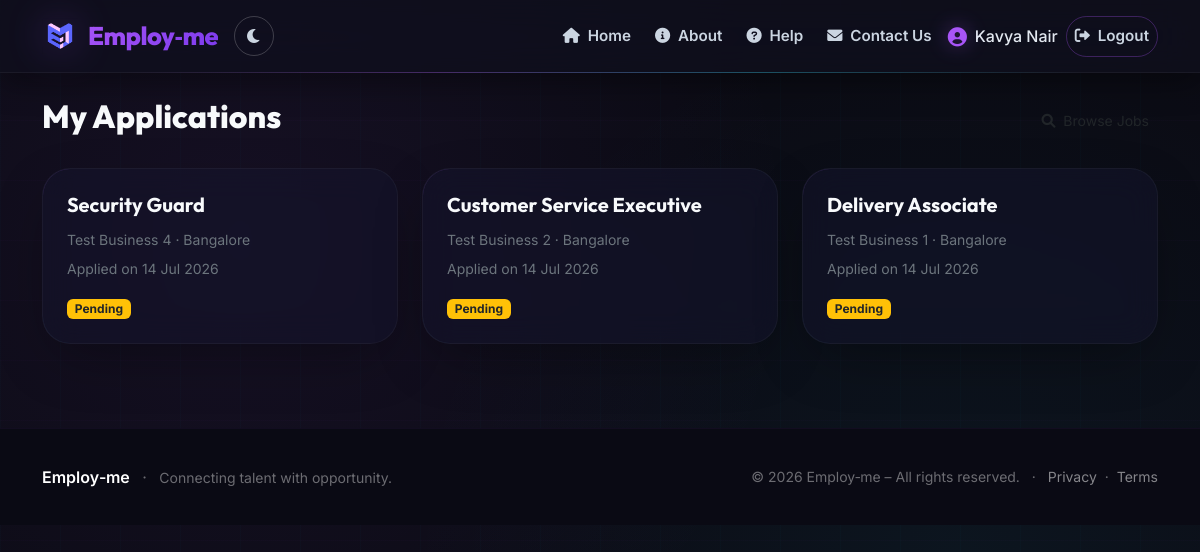
/my-applications (signed in), run on an earlier commit of the app's database.
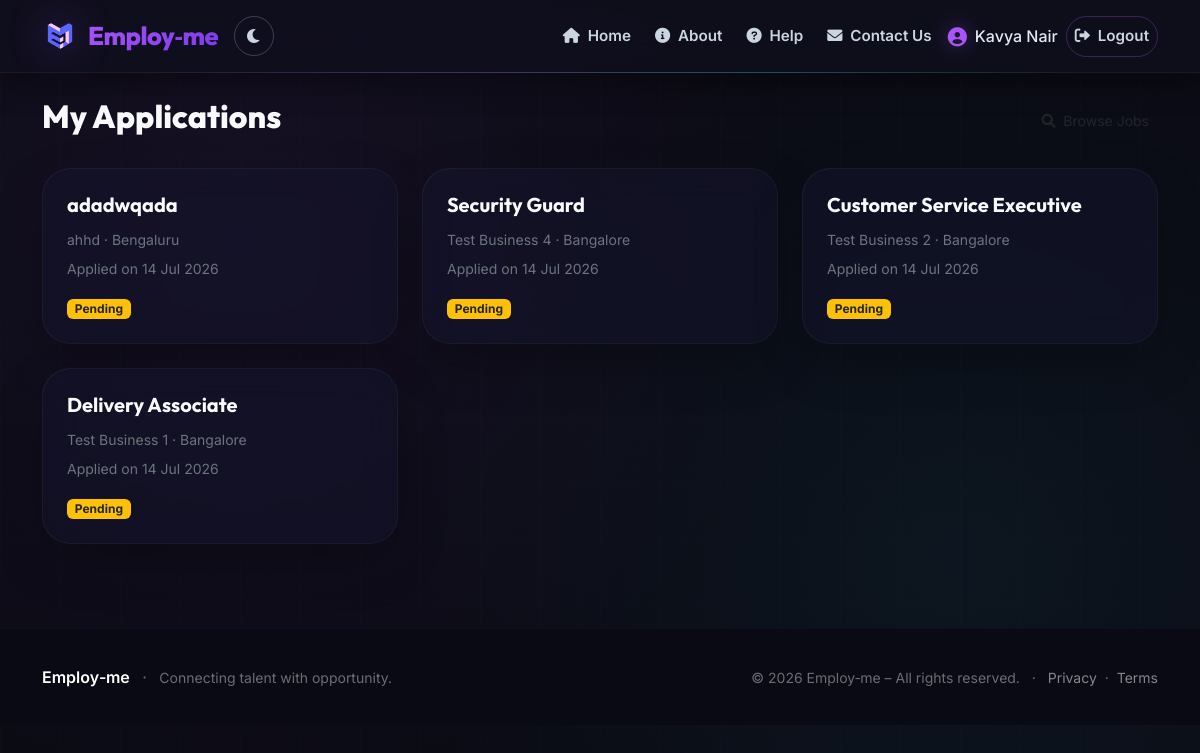
And on a later commit of the database.
### models.py (models this page shows)
class User(UserMixin, db.Model):
    id = db.Column(db.Integer, primary_key=True)
    email = db.Column(db.String(120), unique=True, nullable=False)
    password_hash = db.Column(db.String(128), nullable=False)
    role = db.Column(db.String(20), nullable=False)  # 'jobseeker' or 'employer'
    name = db.Column(db.String(100), nullable=False)
    created_at = db.Column(db.DateTime, default=datetime.utcnow)
    profile = db.relationship('JobSeekerProfile', backref='user', uselist=False,
                              cascade='all, delete-orphan')
    employer_profile = db.relationship('EmployerProfile', backref='user', uselist=False,
                                       cascade='all, delete-orphan')

class JobApplication(db.Model):
    id = db.Column(db.Integer, primary_key=True)
    job_id = db.Column(db.Integer, db.ForeignKey('job.id'), nullable=False)
    applicant_id = db.Column(db.Integer, db.ForeignKey('user.id'), nullable=False)
    status = db.Column(db.String(20), default='Pending')
    applied_at = db.Column(db.DateTime, default=datetime.utcnow)
    applicant = db.relationship('User', backref='job_applications')

class Job(db.Model):
    id = db.Column(db.Integer, primary_key=True)
    employer_id = db.Column(db.Integer, db.ForeignKey('employer_profile.id'), nullable=False)
    employer_name = db.Column(db.String(100), nullable=False)
    employer_address = db.Column(db.String(300), nullable=False)
    employer_mobile = db.Column(db.String(15), nullable=False)
    employer_city = db.Column(db.String(100), nullable=False)
    employer_state = db.Column(db.String(100), nullable=False)
    employer_pincode = db.Column(db.String(10), nullable=False)
    job_name = db.Column(db.String(200), nullable=False)
    job_description = db.Column(db.Text, nullable=False)
    job_type = db.Column(db.String(50), nullable=False)
    committed_salary = db.Column(db.String(100))
    location = db.Column(db.String(200))
    vacancies = db.Column(db.Integer, default=1)
    status = db.Column(db.String(20), default='Open')
    deleted = db.Column(db.Boolean, default=False, nullable=False)   # <-- soft delete
    created_at = db.Column(db.DateTime, default=datetime.utcnow)
    updated_at = db.Column(db.DateTime, default=datetime.utcnow, onupdate=datetime.utcnow)
    employer = db.relationship('EmployerProfile', backref='jobs')
    applications = db.relationship('JobApplication', backref='job')

### app.py (the view)
@app.route('/my-applications')
@login_required
@role_required('jobseeker')
@payment_required
def my_applications():
    profile = JobSeekerProfile.query.filter_by(user_id=current_user.id).first()
    if not profile or not profile.verified:
        return redirect(url_for('jobseeker_verification_pending'))
    applications = JobApplication.query.filter_by(applicant_id=current_user.id).order_by(JobApplication.applied_at.desc()).all()
    return render_template('my_applications.html', applications=applications)

### app.py (called while the page is built)
@login_manager.user_loader
def load_user(user_id):
    return db.session.get(User, int(user_id))   # instead of User.query.get

def role_required(role):
    def decorator(func):
        from functools import wraps
        @wraps(func)
        def wrapper(*args, **kwargs):
            if not current_user.is_authenticated or current_user.role != role:
                flash('Access denied.', 'danger')
                return redirect(url_for('index'))
            return func(*args, **kwargs)
        return wrapper
    return decorator

def payment_required(f):
    from functools import wraps
    @wraps(f)
    @login_required
    def decorated(*args, **kwargs):
        if current_user.role == 'jobseeker':
            profile = JobSeekerProfile.query.filter_by(user_id=current_user.id).first()
        else:
            profile = EmployerProfile.query.filter_by(user_id=current_user.id).first()
        if not profile or profile.payment_status != 'success':
            flash('Please complete the payment to access this feature.', 'warning')
            if current_user.role == 'jobseeker':
                return redirect(url_for('jobseeker_dashboard'))
            else:
                return redirect(url_for('employer_profile'))   # changed from 'index' to 'employer_profile'
        return f(*args, **kwargs)
    return decorated

### templates/my_applications.html (shortened to what this page needs)
{% extends "base.html" %}
{% block content %}
<div class="d-flex justify-content-between align-items-center mb-4">
    <h2 style="font-family: var(--font-display); font-weight: 800; color: #F8FAFC;">My Applications</h2>
    <a href="{{ url_for('job_list') }}" class="btn btn-outline-soft btn-sm">
        <i class="fas fa-search me-1"></i> Browse Jobs
    </a>
</div>
<div class="row">
    {% if applications %}
        {% for app in applications %}
        <div class="col-md-6 col-lg-4 mb-4">
            <div class="card-modern p-4 h-100">
                {% if app.job.deleted %}
                    <h5 class="card-title text-danger" style="font-family: var(--font-display); font-weight: 700;">
                        Job Deleted by Employer
                    </h5>
                    <p class="text-secondary small">This job is no longer available.</p>
                    <p class="text-secondary small mb-3">Applied on {{ app.applied_at.strftime('%d %b %Y') }}</p>
                {% else %}
                    <h5 class="card-title" style="color: #F8FAFC;">{{ app.job.job_name }}</h5>
                    <p class="text-secondary small mb-2">{{ app.job.employer_name }} · {{ app.job.location }}</p>
                    <p class="text-secondary small mb-3">Applied on {{ app.applied_at.strftime('%d %b %Y') }}</p>
                    <span class="badge {% if app.status == 'Pending' %}bg-warning text-dark{% elif app.status == 'Accepted' %}bg-success{% else %}bg-danger{% endif %}">
                        {{ app.status }}
                    </span>
                {% endif %}
            </div>
        </div>
        {% endfor %}
    {% endif %}
</div>
{% endblock %}

### templates/base.html (shortened to what this page needs)
<!DOCTYPE html>
<html lang="en">
<head>
    <link href="https://cdn.jsdelivr.net/npm/bootstrap@5.3.0-alpha1/dist/css/bootstrap.min.css" rel="stylesheet" />
    <link rel="stylesheet" href="https://cdnjs.cloudflare.com/ajax/libs/font-awesome/6.0.0/css/all.min.css" />
</head>
<body>
    <nav class="navbar navbar-expand-lg navbar-custom sticky-top">
        <div class="container">
            <a class="navbar-brand" href="{{ url_for('index') }}">
                <img src="{{ url_for('static', filename='images/logo.png') }}" alt="Employ-me logo" />
                <span>Employ‑me</span>
            </a>
            <div class="d-flex align-items-center gap-2">
                <button class="theme-toggle-btn" id="themeToggle" aria-label="Toggle light/dark theme">
                    <i class="fas fa-moon" id="themeIcon"></i>
                </button>
            </div>
            <div class="collapse navbar-collapse" id="navbarNav">
                <ul class="navbar-nav ms-auto align-items-lg-center gap-1 gap-lg-2">
                    <li class="nav-item">
                        <a class="nav-link" href="{{ url_for('index') }}">
                            <i class="fas fa-home me-1"></i> Home
                        </a>
                    </li>
                    <li class="nav-item">
                        <a class="nav-link" href="{{ url_for('about') }}">
                            <i class="fas fa-info-circle me-1"></i> About
                        </a>
                    </li>
                    <li class="nav-item">
                        <a class="nav-link" href="{{ url_for('help') }}">
                            <i class="fas fa-question-circle me-1"></i> Help
                        </a>
                    </li>
                    <li class="nav-item">
                        <a class="nav-link" href="{{ url_for('contact') }}">
                            <i class="fas fa-envelope me-1"></i> Contact Us
                        </a>
                    </li>
                    {% if current_user.is_authenticated %}
                        <li class="nav-item">
                            <span class="navbar-text">
                                <i class="fas fa-user-circle"></i>
                                {{ current_user.name }}
                            </span>
                        </li>
                        <li class="nav-item">
                            <a class="nav-link btn-outline-custom" href="{{ url_for('logout') }}">
                                <i class="fas fa-sign-out-alt me-1"></i> Logout
                            </a>
                        </li>
                    {% endif %}
                </ul>
            </div>
        </div>
    </nav>
    <main>
        <div class="container my-4">
            {% block content %}{% endblock %}
        </div>
    </main>
    <footer class="footer-custom">
        <div class="container">
            <div class="row align-items-center">
                <div class="col-md-6 text-center text-md-start">
                    <span class="fw-semibold text-white">Employ‑me</span>
                    <span class="mx-2">·</span>
                    <span class="small">Connecting talent with opportunity.</span>
                </div>
                <div class="col-md-6 text-center text-md-end small">
                    &copy; 2026 Employ‑me – All rights reserved.
                    <span class="mx-2">·</span>
                    <a href="#" class="text-white-50" data-bs-toggle="modal" data-bs-target="#footerPrivacyModal">Privacy</a>
                    <span class="mx-1">·</span>
                    <a href="#" class="text-white-50" data-bs-toggle="modal" data-bs-target="#footerTermsModal">Terms</a>
                </div>
            </div>
        </div>
    </footer>
</body>
</html>

What changed in the data, as far as the page shows it:
added JobApplication: job.job_name "adadwqada", job.employer_name "ahhd", job.location "Bengaluru", applied_at "14 Jul 2026", status "Pending"
